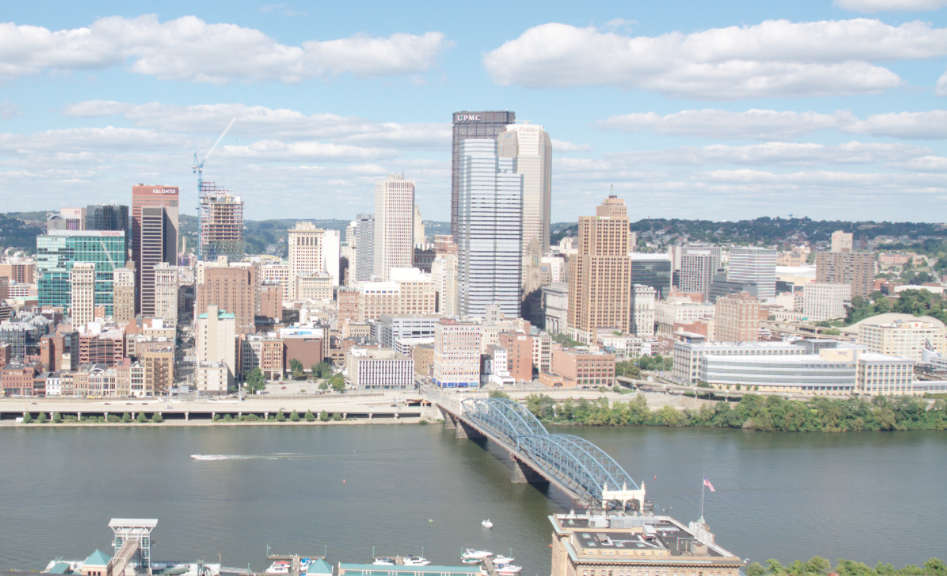
%> input picture data/incline_L.png, 947 x 576 px
$ octave testMatch.m   (GNU Octave 9; MATLAB toolbox functions it lacks are replaced by stand-ins)
%> lines starting %> are read from the running program, lines starting %| are printed output that depends on the picture
### matlab/createGaussianPyramid.m
function [GaussianPyramid] = createGaussianPyramid(im, sigma0, k, levels)
% function [GaussianPyramid] = createGaussianPyramid(im, sigma0, k, levels)
%%Produces Gaussian Pyramid
% inputs
% im - a grayscale image with range 0 to 1
% sigma0 - the standard deviation of the blur at level 0
% k - the multiplicative factor of sigma at each level, where sigma=sigma_0 k^l
% levels - the levels of the pyramid where the blur at each level is
% sigma=sgima0 k^l
% outputs
% A matrix of grayscale images of size (size(im),numel(levels))
%

im = im2double(im);
if size(im,3)==3
    im= rgb2gray(im);
end

GaussianPyramid = zeros([size(im),length(levels)]);
for i = 1:length(levels)
    sigma_ = sigma0*k^levels(i);
    h = fspecial('gaussian',floor(3*sigma_*2)+1,sigma_);
    GaussianPyramid(:,:,i) = imfilter(im,h);
end

### matlab/createDoGPyramid.m
function [ DoGPyramid, DoGLevels ] = createDoGPyramid( GaussianPyramid, levels )
%CREATEDOGPYRAMID Creates a DoG pyramid using Gaussian pyramid
% Dl(x, y, σl) = GPl − GPl−1

    DoGLevels = levels(2:length(levels));
    sizeG = size(GaussianPyramid);

    DoGPyramid = zeros(sizeG(1), sizeG(2), sizeG(3)-1);

    for i = 2 : sizeG(3)
        DoGPyramid(:,:,i-1) = GaussianPyramid(:,:,i) - GaussianPyramid(:,:,i-1);
    end

end

### matlab/DoGdetector.m
function [ locs, GaussianPyramid ] = DoGdetector( im, sigma0, k, levels, th_contrast, th_r )

    GaussianPyramid = createGaussianPyramid(im, sigma0, k, levels);

    [dogPyramid, dLevels] = createDoGPyramid(GaussianPyramid, levels);

    pCurv = computePrincipalCurvature(dogPyramid);

    locs = getLocalExtrema(dogPyramid, dLevels, pCurv, th_contrast, th_r);

end

### matlab/computePrincipalCurvature.m
function [ PrincipalCurvature ] = computePrincipalCurvature( DoGPyramid )
%COMPUTEPRINCIPALCURVATURE Use Hessian matrix to find the principal
%curvature

    PrincipalCurvature = zeros(size(DoGPyramid));

    for i = 1 : size(DoGPyramid,3)
        im = DoGPyramid(:,:,i);
        [gx, gy] = gradient(im);
        [gxx, gxy] = gradient(gx);
        [~, gyy] = gradient(gy);

        % trace^2 of Hessian of every pixel
        TraceH = gxx + gyy;
        TraceH = TraceH .* TraceH;

        % Determinant of Hessian for every pixel
        DetH = (gxx .* gyy) - (gxy .* gxy);

        R = TraceH ./ DetH;

        PrincipalCurvature(:,:,i) = R;
    end


end

### matlab/getLocalExtrema.m
function [ locs ] = getLocalExtrema(DoGPyramid, DoGLevels, PrincipalCurvature, th_contrast, th_r)
%GETLOCALEXTREMA Find the local extrema for a point's neightbors in space
%and scale

    locs = [];

    for i = 1 : size(DoGPyramid,3)

        im = DoGPyramid(:,:,i);
        imp = PrincipalCurvature(:,:,i);

        % consider extrema around a point’s eight neighbors in space
        filMask = true(3);
        filMask(5) = 0;
        imFiltered = ordfilt2(im, 8, filMask);
        imMask = (im > imFiltered);
        imFiltered = abs(im .* imMask);

        % consider 2 neighbor scales
        prevLayer = zeros(size(im));
        nextLayer = zeros(size(im));
        if (i > 1)
            prevLayer = abs(DoGPyramid(:,:,i-1) .* imMask);
        end
        if (i < size(DoGPyramid,3))
            nextLayer = abs(DoGPyramid(:,:,i+1) .* imMask);
        end
        totalMax = max(max(imFiltered, prevLayer), nextLayer);
        imFiltered = imFiltered .* (totalMax == imFiltered);


        % filter out points that does not meet threshold
        ind = find(abs(imFiltered) > th_contrast & abs(imp) < th_r);

        [y, x] = ind2sub(size(im), ind);

        loc = [x y repmat(DoGLevels(i), length(x), 1)];

        locs = [locs; loc];
    end

end

### matlab/computeBrief.m
function [ locs, desc ] = computeBrief( im, locs, levels, compareX, compareY )
% compute brief descriptors using the test pairs(compareX,compareY)
% and interest points(locs)

    % compute gaussian pyramid for the image
    sigma0 = 1;
    k = sqrt(2);
    gaussPyramid = createGaussianPyramid(im, sigma0, k, levels);

    patchSize = 9;
    bound = floor(patchSize / 2);
    desc = [];
    corners = [];
    for i = 1 : size(locs,1)
        % create a 9x9 patch around each loc point
        loc = locs(i,:,:);
        im_level = gaussPyramid(:,:, levels == loc(3));

        xrange = loc(1) - bound : loc(1) + bound;
        yrange = loc(2) - bound : loc(2) + bound;

        % corner check
        if ((any(xrange < 1 | xrange > size(im_level,2))) || ...
                (any(yrange < 1 | yrange > size(im_level,1))))
            corners = [corners; i];
            continue;
        end

        patch = im_level(yrange, xrange);

        descI = patch(compareX) < patch(compareY);
        desc = [desc; descI'];
    end

    locs = locs(~ismember(1:size(locs,1), corners), :);

end

### matlab/briefLite.m
function [ locs, desc ] = briefLite( im )
    sigma0 = 1;
    k = sqrt(2);
    levels = [-1,0,1,2,3,4];

    theta_c = 0.03;
    theta_r = 12;


    [locs, gPyramid] = DoGdetector(im, sigma0, k, levels, theta_c, theta_r);

    load('testPattern.mat');

    [locs, desc] = computeBrief(im, locs, levels, compareX, compareY);

end

### matlab/briefMatch.m
function [matches] = briefMatch(desc1, desc2, ratio)
%function [matches] = briefMatch(desc1, desc2 [,ratio] )
%
% Performs the descriptor matching
% inputs  : desc1 , desc2 - m1 x n and m2 x n matrix. m1 and m2 are the number of keypoints in image 1 and 2.
%						    n is the number of bits in the brief
% outputs : matches - p x 2 matrix. where the first column are indices into desc1 and the second column are indices into desc2
%
% The suppression process will select the discriminative matches.
% For more information about the suprression of the match, please refret to [1]
%
%[1]Michael Calonder, Vincent Lepetit, Christoph Strecha, and Pascal Fua. BRIEF : Binary Robust Independent Elementary Features . ECCV, 2010

if nargin<3 %default value for ratio
    ratio = .8;
end

% compute the pairwise Hamming distance
[D,I] = pdist2(desc2,desc1,'hamming','Smallest',2);
ix = 1:size(desc1,1);

% supress match between descriptors that are not distriminative.
r = D(1,:)./D(2,:);
ix = ix(r < ratio | isnan(r));
I2 = I(1,r < ratio | isnan(r));

%output
matches = [ix' I2'];


end

### matlab/makeTestPattern.m
function [ compareX, compareY ] = makeTestPattern( patchWidth, nbits )
% use gaussian distribution to randomly pick pairs of pixels
% compareX - (nbits x 1) vector
% compareY - (nbits x 1) vector

    % standard deviation
    nPixels = patchWidth ^ 2;
    sd = 1/25 * nPixels;

    compareX = round(sd * randn(nbits, 1) + nPixels/2);
    compareY = round(sd * randn(nbits, 1) + nPixels/2);

end

### matlab/testMatch.m
%%
patchWidth = 9;
descSize = 256;
[compareX, compareY] = makeTestPattern(patchWidth, descSize);
save('testPattern.mat', 'compareX', 'compareY');


%%

im1 = imread('../data/incline_L.png');
%> im1 is the input picture: size 576x947x3 uint8; mean R, G, B 178.7, 185.2, 188.8
im2 = imread('../data/incline_R.png');
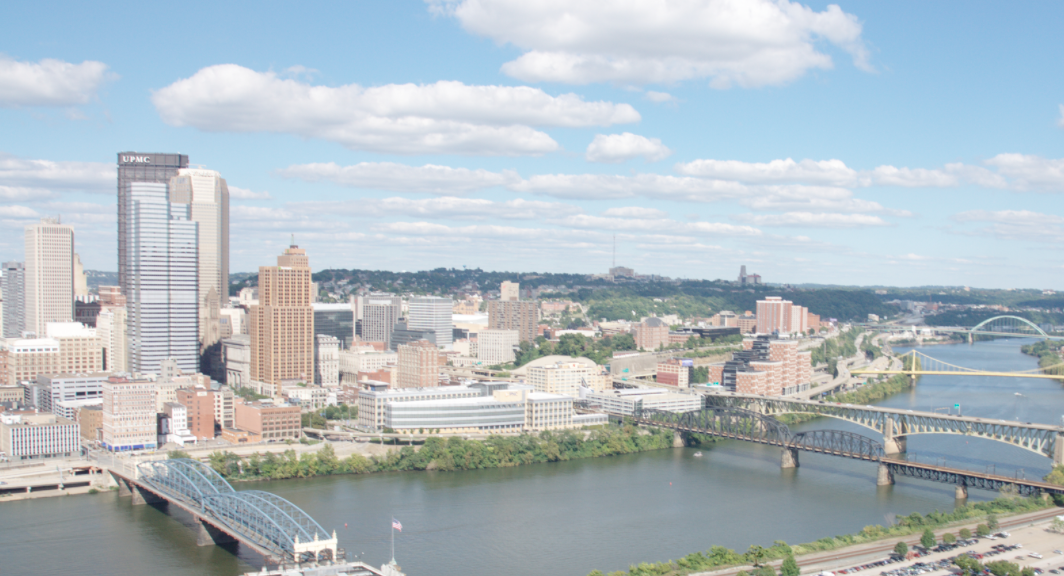
%> input picture data/incline_R.png, 1064 x 576 px
%> im2 is the input picture: size 576x1064x3 uint8; mean R, G, B 177.3, 188.5, 195.1

% [10 lines of commented-out code are left out]

im1 = rgb2gray(im1);
%> im1: size 576x947 uint8
im2 = rgb2gray(im2);
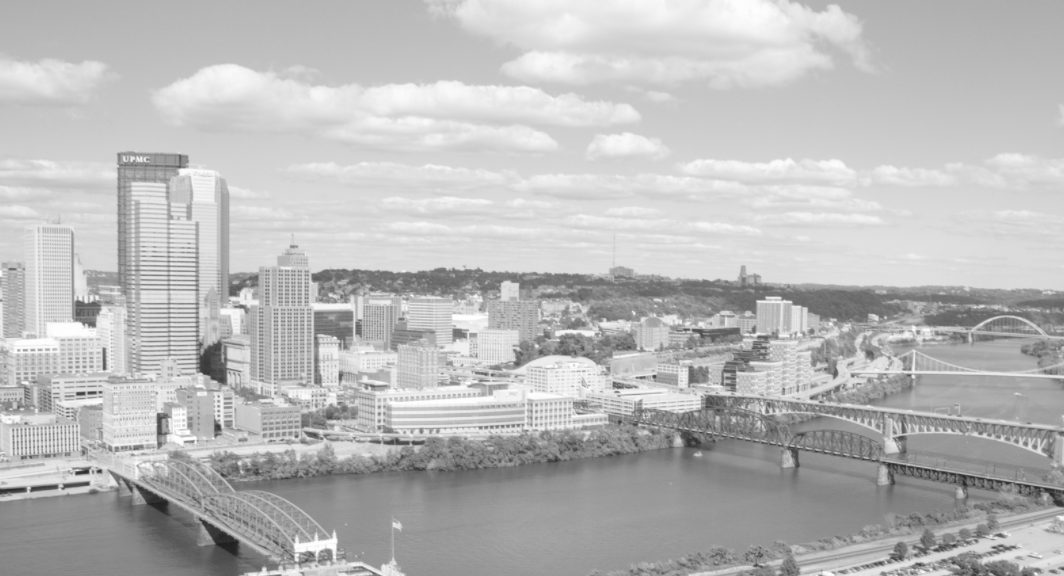
%> im2: size 576x1064 uint8; min 31, max 255, mean 185.9

[locs1, desc1] = briefLite(im1);
%> in DoGdetector, `[dogPyramid, dLevels] = createDoGPyramid(GaussianPyramid, levels);`: dLevels = [0 1 2 3 4]
%> the loop in getLocalExtrema, `for i = 1 : size(DoGPyramid,3)` made 5 passes
%> pass 1, in getLocalExtrema, `imMask = (im > imFiltered);`:
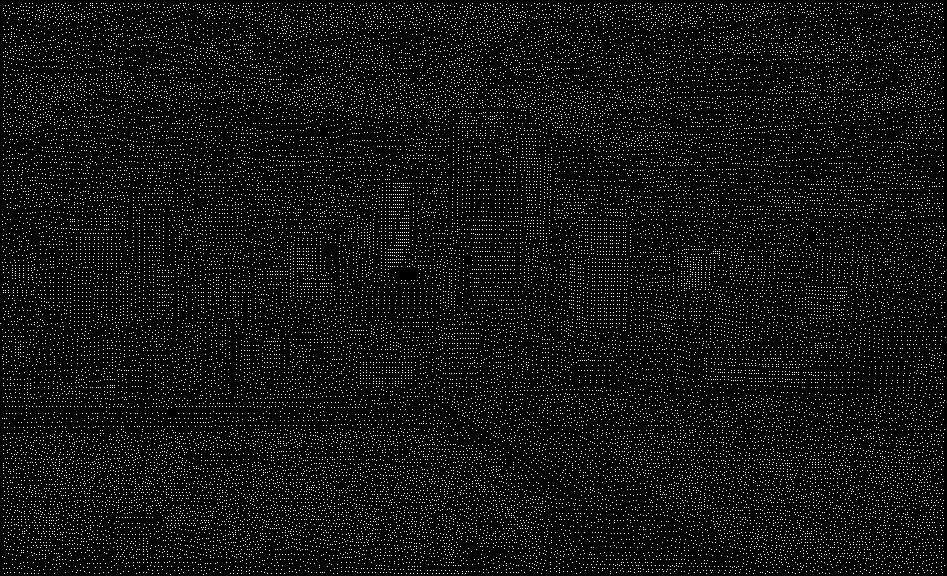
%> imMask: size 576x947 logical; 6.2% white in thin lines or dots
%> pass 1, in getLocalExtrema, `imFiltered = abs(im .* imMask);`:
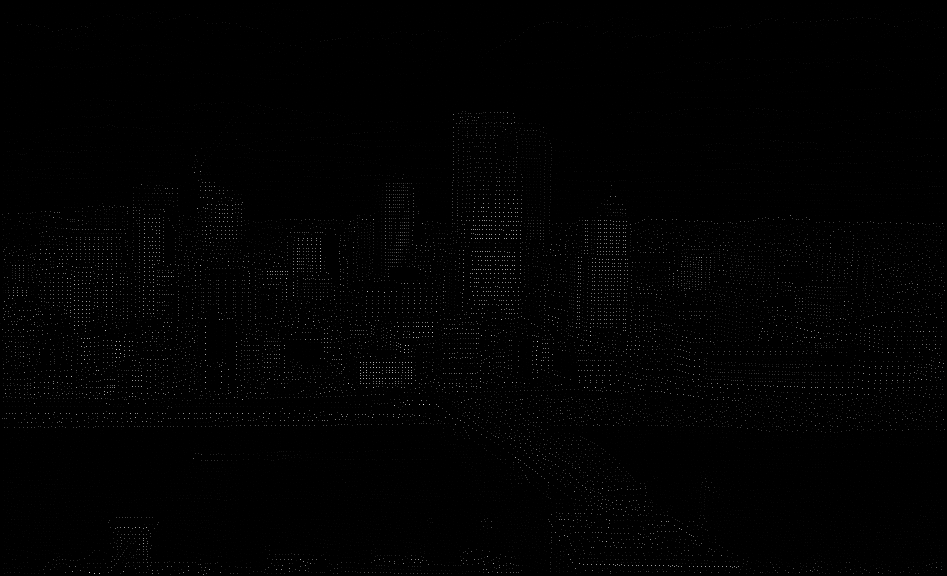
%> imFiltered: size 576x947 double; min 0, max 0.0927, mean 0.000607; drawn with min black and max white
%> after the loop in getLocalExtrema, `for i = 1 : size(DoGPyramid,3)`: filMask = [true true true; true false true; true true true]
%> the loop in computeBrief, `for i = 1 : size(locs,1)` made 4269 passes
%> (loc, xrange, yrange) on passes 1 to 9: ([3 330 0], [-1 0 1 2 3 4 5 6 7], [326 327 328 329 330 331 332 333 334]), ([4 309 0], [0 1 2 3 4 5 6 7 8], [305 306 307 308 309 310 311 312 313]), ([5 302 0], [1 2 3 4 5 6 7 8 9], [298 299 300 301 302 303 304 305 306]), ([5 315 0], [1 2 3 4 5 6 7 8 9], [311 312 313 314 315 316 317 318 319]), ([5 320 0], [1 2 3 4 5 6 7 8 9], [316 317 318 319 320 321 322 323 324]), ([6 344 0], [2 3 4 5 6 7 8 9 10], [340 341 342 343 344 345 346 347 348]), ([6 394 0], [2 3 4 5 6 7 8 9 10], [390 391 392 393 394 395 396 397 398]), ([7 306 0], [3 4 5 6 7 8 9 10 11], [302 303 304 305 306 307 308 309 310]), ([7 348 0], [3 4 5 6 7 8 9 10 11], [344 345 346 347 348 349 350 351 352])
%> after the loop in computeBrief, `for i = 1 : size(locs,1)`:
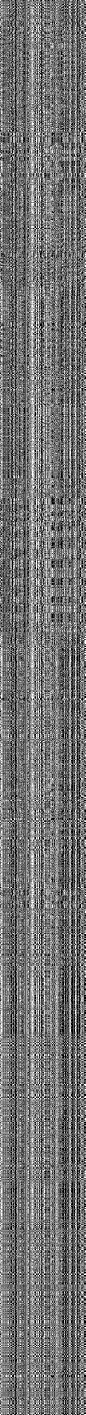
%> desc: size 4244x256 double (shown at 1/3 size); values 0 (black) and 1 (white), 44.9% white in thin lines or dots
%> after the loop in computeBrief, `for i = 1 : size(locs,1)`: corners = 25 values from 1 to 4038
[locs2, desc2] = briefLite(im2);
%> the loop in getLocalExtrema (call 2), `for i = 1 : size(DoGPyramid,3)` made 5 passes
%> pass 1, in getLocalExtrema (call 2), `imFiltered = abs(im .* imMask);`:
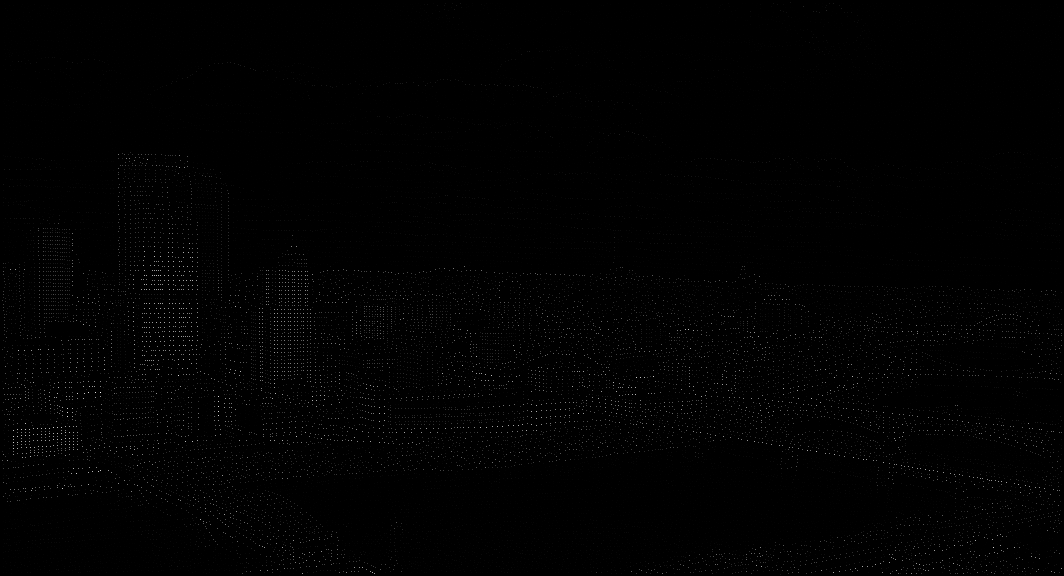
%> imFiltered: size 576x1064 double; min 0, max 0.0768, mean 0.000406; drawn with min black and max white
%> after the loop in getLocalExtrema (call 2), `for i = 1 : size(DoGPyramid,3)`: filMask = [true true true; true false true; true true true]; locs = 2539 rows, first 12: [4 455 0; 8 461 0; 9 400 0; 10 420 0; 13 399 0; 14 431 0; 14 437 0; 14 443 0; 14 449 0; 14 452 0; 14 455 0; 16 399 0]
%> call 2 of computeBrief, with levels = [-1 0 1 2 3 4]
%> the loop in computeBrief (call 2), `for i = 1 : size(locs,1)` made 2539 passes
%> (loc, xrange, yrange) on passes 1 to 8: ([4 455 0], [0 1 2 3 4 5 6 7 8], [451 452 453 454 455 456 457 458 459]), ([8 461 0], [4 5 6 7 8 9 10 11 12], [457 458 459 460 461 462 463 464 465]), ([9 400 0], [5 6 7 8 9 10 11 12 13], [396 397 398 399 400 401 402 403 404]), ([10 420 0], [6 7 8 9 10 11 12 13 14], [416 417 418 419 420 421 422 423 424]), ([13 399 0], [9 10 11 12 13 14 15 16 17], [395 396 397 398 399 400 401 402 403]), ([14 431 0], [10 11 12 13 14 15 16 17 18], [427 428 429 430 431 432 433 434 435]), ([14 437 0], [10 11 12 13 14 15 16 17 18], [433 434 435 436 437 438 439 440 441]), ([14 443 0], [10 11 12 13 14 15 16 17 18], [439 440 441 442 443 444 445 446 447])
%> after the loop in computeBrief (call 2), `for i = 1 : size(locs,1)`:
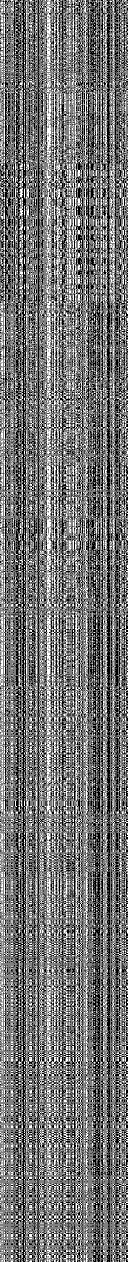
%> desc: size 2524x256 double (shown at 1/2 size); values 0 (black) and 1 (white), 45% white in thin lines or dots
%> after the loop in computeBrief (call 2), `for i = 1 : size(locs,1)`: corners = [1; 559; 625; 651; 792; 877; 895; 900; 909; 930; 1237; 1519; 1586; 1587; 2347]
%> the run ends on the next line

matches = briefMatch(desc1, desc2);
